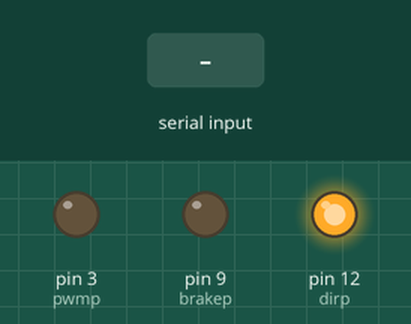
The sketch below on a simulated Arduino Uno, built with avr-gcc and run on an emulated ATmega328P. Parts: output pins drawn as LEDs (lit = HIGH). Inputs (shaded band) come from the test bench.

Above: at 1.2 s.
1.3 s: "d" received over Serial
At 2.5 s:
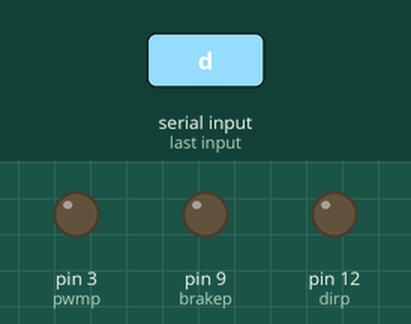
2.8 s: "+" received over Serial
At 3.8 s:
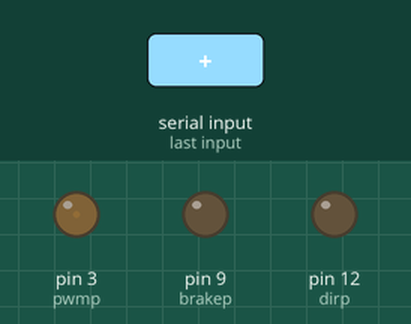
4.3 s: "b" received over Serial
At 5.0 s:
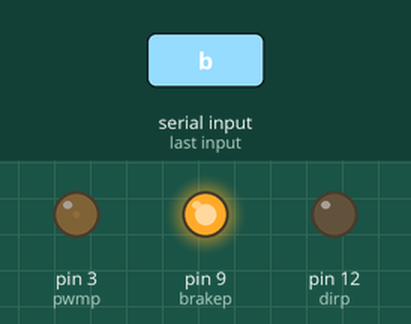
5.8 s: "-" received over Serial
At 6.1 s:
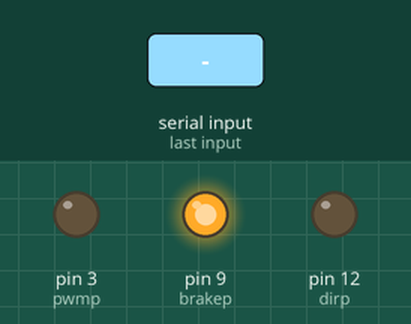
7.3 s: "d" received over Serial
At 8.5 s:
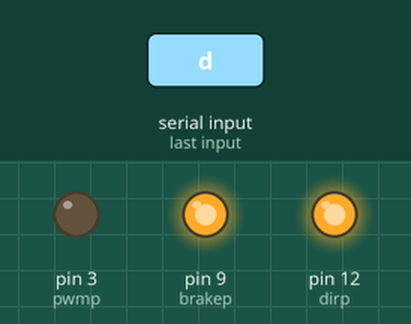
8.8 s: "+" received over Serial
At 9.6 s:
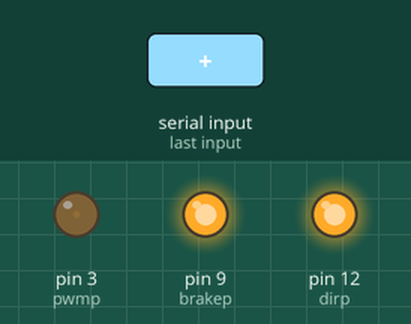
Timing chart, 0 to 11.3 s (numbered marks = the images above; inputs shaded):
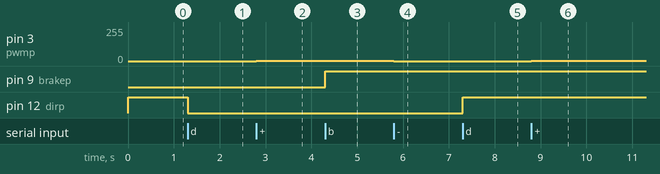

The sketch:

moter_shield_test.ino
```cpp
/*
Function	pins per Ch. A	pins per Ch. B
Direction	      D12         D13
PWM	              D3	  D11
Brake	              D9	  D8
Current Sensing       A0       	  A1
*/
const int dirp = 12;
const int pwmp = 3;
const int brakep = 9;

void setup()
{
 pinMode(dirp, OUTPUT);
 pinMode(pwmp, OUTPUT);
 pinMode(brakep, OUTPUT);
 digitalWrite(dirp, HIGH);
 analogWrite(pwmp, 0);
 digitalWrite(brakep,LOW);
 Serial.begin(9600);
}
boolean dir = true;
int pwm = 0;
boolean brake = false;
void loop()
{
  if(Serial.available())
  {
   switch(Serial.read())
  {
   case 'd':
     dir = !dir;
     break;
   case '+':
     pwm++;
     break;
   case '-':
     pwm--;
     break;
   case 'b':

     brake = !brake;
     break;
  }
 }
 analogWrite(pwmp, pwm);
 digitalWrite(brakep, brake);
 digitalWrite(dirp, dir);
}
```

Measured:
- after the input at 1.3 s, pin 12 (dirp): HIGH → LOW at once
- after the input at 2.8 s, pin 3 (pwmp): 0/255 → 1/255 at once
- after the input at 4.3 s, pin 9 (brakep): LOW → HIGH at once
- after the input at 5.8 s, pin 3 (pwmp): 1/255 → 0/255 at once
- after the input at 7.3 s, pin 12 (dirp): LOW → HIGH at once
- after the input at 8.8 s, pin 3 (pwmp): 0/255 → 1/255 at once
